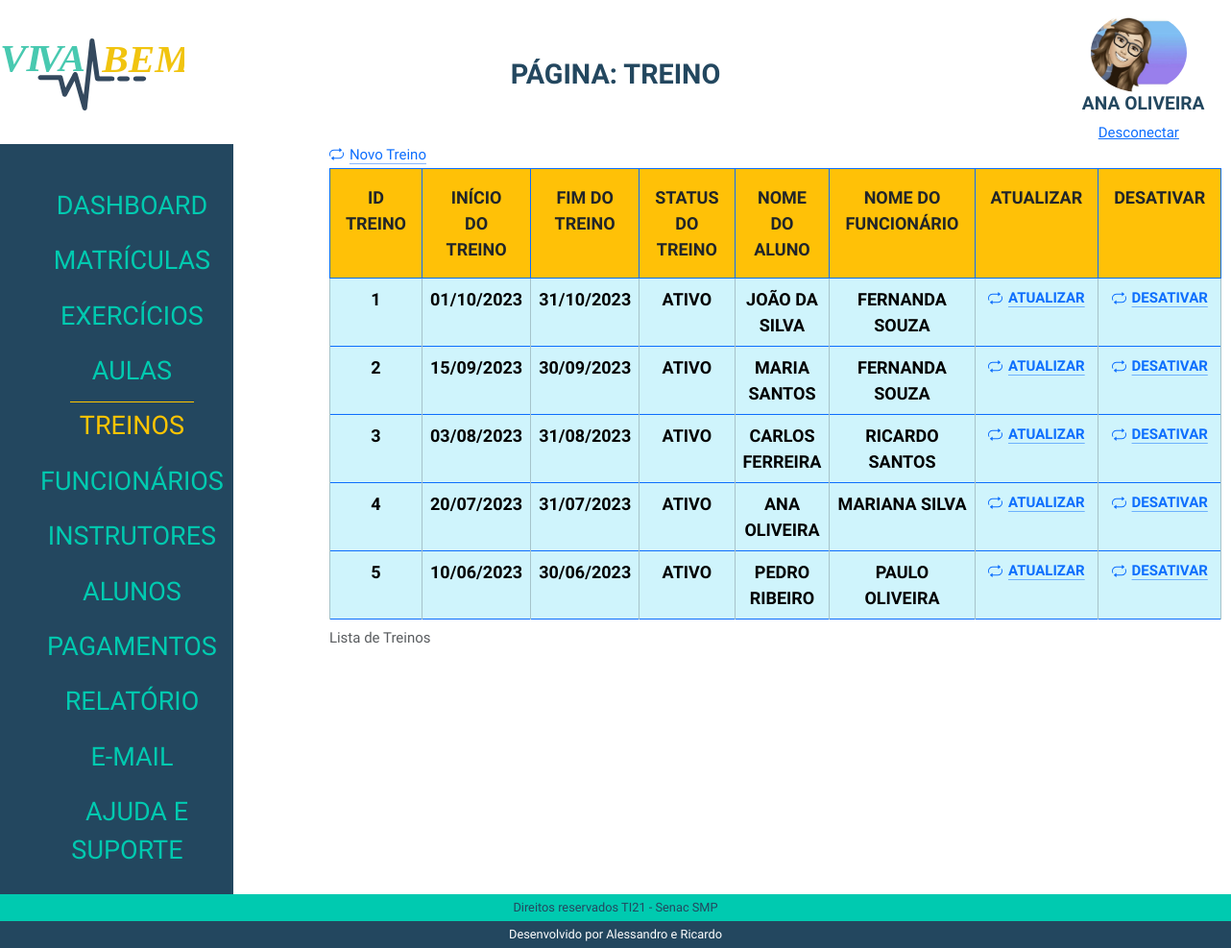
/admin/index.php?p=treino (signed in), run on the app's committed database.
### tables this page shows
CREATE TABLE `tblalunos` (
  `idAluno` int(11) NOT NULL,
  `nomeAluno` varchar(50) NOT NULL,
  `dataNascAluno` date NOT NULL,
  `emailAluno` varchar(80) NOT NULL,
  `senhaAluno` varchar(20) NOT NULL,
  `dataCadAluno` date NOT NULL,
  `statusAluno` varchar(10) NOT NULL,
  `fotoAluno` varchar(100) NOT NULL
);

CREATE TABLE `tbltreinos` (
  `idTreino` int(11) NOT NULL,
  `dataInicioTreino` date NOT NULL,
  `dataFimTreino` date NOT NULL,
  `statusTreino` varchar(10) NOT NULL,
  `idAluno` int(11) NOT NULL,
  `idFuncionario` int(11) NOT NULL
);

CREATE TABLE `tblfuncionarios` (
  `idFuncionario` int(11) NOT NULL,
  `nomeFuncionario` varchar(50) NOT NULL,
  `altFuncionario` varchar(50) NOT NULL,
  `dataNascFuncionario` date NOT NULL,
  `cargoFuncionario` varchar(20) NOT NULL,
  `especialidadeFuncionario` varchar(20) NOT NULL,
  `emailFuncionario` varchar(80) DEFAULT NULL,
  `senhaFuncionario` varchar(20) NOT NULL,
  `nivelFuncionario` varchar(15) NOT NULL,
  `telefoneFuncionario` varchar(14) NOT NULL,
  `dataAdmissaoFuncionario` date NOT NULL,
  `statusFuncionario` varchar(10) NOT NULL,
  `fotoFuncionario` varchar(100) DEFAULT NULL,
  `linkFaceFuncionario` varchar(150) NOT NULL,
  `linkInstaFuncionario` varchar(150) NOT NULL,
  `linklinkedinFuncionario` varchar(150) NOT NULL,
  `linkWhatsFuncionario` varchar(150) NOT NULL
);

### admin/class/aluno.php (called while the page is built, shortened)
<?php
class AlunoClass
{
    public $idAluno;
public function __construct($id = false)
{
    if ($id) {
        $this->idAluno = $id;
        $this->Carregar();
    }
}
public function Carregar()
{
    $query = "SELECT * FROM  tblalunos WHERE idAluno = " . $this->idAluno;
    $conn = Conexao::LigarConexao();
    $resultado = $conn->query($query);
    $lista = $resultado->fetchAll();
    foreach ($lista as $linha) {
        $this->nomeAluno = $linha['nomeAluno'];
        $this->fotoAluno = $linha['fotoAluno'];
    }
}
}

### admin/class/treino.php (called while the page is built, shortened)
<?php
class TreinoClass{
     public function listar(){
        $sql = "SELECT
        t.idTreino,
        t.dataInicioTreino,
        t.dataFimTreino,
        t.statusTreino,
        a.nomeAluno,
        f.nomeFuncionario
    FROM
        tbltreinos t
    INNER JOIN
        tblalunos a ON t.idAluno = a.idAluno
    INNER JOIN
        tblfuncionarios f ON t.idFuncionario = f.idFuncionario
    WHERE
        t.statusTreino = 'ATIVO'";
         try {
            $conn = Conexao::LigarConexao();
            $resultado = $conn->query($sql);
            $lista = $resultado->fetchAll();
            return $lista;
        } catch (PDOException $e) {
            echo "Erro na consulta: " . $e->getMessage();
            return false;
        }
    }
}

### admin/treino/listar.php (the view, shortened to what this page needs)
<?php
require_once('class/treino.php');
$treino = new TreinoClass();
$lista = $treino->listar();
?>
<div>
    <a class="icon-link icon-link-hover" style="--bs-icon-link-transform: translate3d(0, -.125rem, 0);" href="index.php?p=treino&t=cadastrar">
        Novo Treino
    </a>
</div>
<div class=" table-responsive">
    <table class="table table-bordered border-primary">
        <caption> Lista de Treinos</caption>
        <thead>
            <tr>
                <th class="p-3 mb-2 bg-warning text-dark">Id Treino</th>
                <th class="p-3 mb-2 bg-warning text-dark">Início do Treino</th>
                <th class="p-3 mb-2 bg-warning text-dark">Fim do Treino</th>
                <th class="p-3 mb-2 bg-warning text-dark">Status do Treino </th>
                <th class="p-3 mb-2 bg-warning text-dark">Nome do Aluno</th>
                <th class="p-3 mb-2 bg-warning text-dark">Nome do Funcionário</th>
                <th class="p-3 mb-2 bg-warning text-dark">Atualizar</th>
                <th class="p-3 mb-2 bg-warning text-dark">Desativar</th>
            </tr>
        </thead>
        <?php foreach ($lista as $linha) : ?>
            <tbody>
                <tr>
                    <td class="table-info"><?php echo $linha['idTreino'] ?></td>
                    <td class="table-info"><?php echo date('d/m/Y', strtotime($linha['dataInicioTreino'])) ?></td>
                    <td class="table-info"><?php echo date('d/m/Y', strtotime($linha['dataFimTreino'])) ?></td>
                    <td class="table-info"><?php echo $linha['statusTreino'] ?></td>
                    <td class="table-info"><?php echo $linha['nomeAluno'] ?></td>
                    <td class="table-info"><?php echo $linha['nomeFuncionario'] ?></td>
                    <td class="table-info"> <a class="icon-link icon-link-hover" style="--bs-icon-link-transform: translate3d(0, -.125rem, 0);" href="index.php?p=treino&t=atualizar&id=<?php echo $linha['idTreino'] ?>">
                            Atualizar
                        </a>
                    </td>
                    <td class="table-info"> <a class="icon-link icon-link-hover" style="--bs-icon-link-transform: translate3d(0, -.125rem, 0);" href="index.php?p=treino&t=desativar&id=<?php echo $linha['idTreino'] ?>" onclick="return confirmarDesativacao()" >
                            Desativar
                        </a>
                    </td>
                </tr>
            <?php endforeach ?>
            </tbody>
    </table>
</div

### admin/index.php (shortened to what this page needs)
<?php
if (isset($_SESSION['idAluno'])) {
    $tipoUsuario = 'aluno';
} elseif (isset($_SESSION['idFuncionario'])) {
    $id = $_SESSION['idFuncionario'];
    $tipoUsuario = 'funcionario';
} else {
    header("location: http://localhost/Projeto-Academia-Viva-Bem-Senac/admin/loginAdmin.php");
    exit;
}
$pagina = @$_GET['p'];
require_once('class/aluno.php');
require_once('class/funcionario.php');
if ($tipoUsuario === 'aluno') {
    $aluno = new AlunoClass($id);
    $usuario = $aluno;
} elseif ($tipoUsuario === 'funcionario') {
    $funcionario = new FuncionarioClass($id);
    $usuario = $funcionario;
}
?>
<!DOCTYPE html>
<html lang="pt-BR">
<head>
    <link rel="stylesheet" href="./css/reset.css">
    <link href="path/to/lightbox.css" rel="stylesheet" />
    <link href="https://cdn.jsdelivr.net/npm/bootstrap@5.3.2/dist/css/bootstrap.min.css" rel="stylesheet">
    <link rel="stylesheet" href="./css/estilo.css">
</head>
<body>
    <header class="topo">
        <h1>
            <img src="./img/logoVivaBem.svg" alt="Logo Viva Bem">
        </h1>
        <?php
        if ($pagina == '') {
            echo '<h2>Dashboard</h2>';
        } else {
            echo ('<h2>Página: ' . $pagina . '</h2>');
        }
        ?>
         <div class="identUser">
            <img src="../img/<?php echo $usuario->fotoAluno ?? $usuario->fotoFuncionario; ?>" alt="User">
            <h2><?php echo $usuario->nomeAluno ?? $usuario->nomeFuncionario; ?></h2>
            <a href="desconectar.php">Desconectar</a>
        </div>
    </header>
    <main>
        <div class="menu">
            <nav>
                <ul>
                    <li><a href="index.php?p=dashboard" class="<?php echo (($pagina == 'dashboard') ||  (@$pagina == '')) ? 'menuAtivo' : ''; ?>"> Dashboard </a></li>
                    <li><a href="index.php?p=matriculas" class="<?php echo ($pagina == 'matriculas') ? 'menuAtivo' : ''; ?>"> Matrículas </a></li>
                    <li><a href="index.php?p=exercicios" class="<?php echo ($pagina == 'exercicios') ? 'menuAtivo' : ''; ?>"> Exercícios </a></li>
                    <li><a href="index.php?p=aulas" class="<?php echo ($pagina == 'aulas') ? 'menuAtivo' : ''; ?>"> Aulas </a></li>
                    <li><a href="index.php?p=treino" class="<?php echo ($pagina == 'treino') ? 'menuAtivo' : ''; ?>"> Treinos </a></li>
                    <li><a href="index.php?p=funcionarios" class="<?php echo ($pagina == 'funcionarios') ? 'menuAtivo' : ''; ?>"> Funcionários </a></li>
                    <li><a href="index.php?p=instrutores" class="<?php echo ($pagina == 'instrutores') ? 'menuAtivo' : ''; ?>"> Instrutores </a></li>
                    <li><a href="index.php?p=aluno" class="<?php echo ($pagina == 'aluno') ? 'menuAtivo' : ''; ?>"> Alunos </a></li>
                    <li><a href="index.php?p=pagamento" class="<?php echo ($pagina == 'pagamento') ? 'menuAtivo' : ''; ?>"> Pagamentos </a></li>
                    <li><a href="index.php?p=relatorio" class="<?php echo ($pagina == 'relatorio') ? 'menuAtivo' : ''; ?>"> Relatório </a></li>
                    <li><a href="index.php?p=contato" class="<?php echo ($pagina == 'contato') ? 'menuAtivo' : ''; ?>"> E-mail </a></li>
                    <li><a href="index.php?p=ajuda" class="<?php echo ($pagina == 'ajuda') ? 'menuAtivo' : ''; ?>"> Ajuda e Suporte </a></li>
                </ul>
            </nav>
        </div>
        <div class="box">
            <?php
            switch ($pagina) {
                case 'treino':
                    require_once('treino/treino.php');
                    break;
            }
            ?>
        </div>
    </main>
    <footer class="rodape">
        <h2>Direitos reservados TI21 - Senac SMP</h2>
        <h2>Desenvolvido por Alessandro e Ricardo</h2>
    </footer>
</body>
</html>

### admin/treino/treino.php
<?php
$pagina = @$_GET['t'];
if($pagina == NULL) {
    require_once('listar.php');
}else{
    if($pagina == 'cadastrar')  {require_once('cadastrar.php');}
    if($pagina == 'atualizar')  {require_once('atualizar.php');}
    if($pagina == 'desativar') {require_once('desativar.php');}
}

### admin/css/estilo.css (style rules this page uses)
*, a, h1, h2, h3, h4 { font-family: 'Josefin Sans', sans-serif; font-size: 15px; }
body { display: flex; flex-direction: column; height: 100vh; width: 100%; }
.topo { display: flex; justify-content: space-between; margin-top: 1%; align-items: center; }
.topo h1 { text-align: center; width: 15%; }
.identUser { width: 100%; }
.identUser img { max-width: 100px; max-height: 90px; object-fit: cover; border-radius: 50%; }
.topo h2 { font-size: 1.8em; text-transform: uppercase; color: #23475f; font-weight: bold; }
.topo div { display: flex; flex-direction: column; align-items: center; width: 15%; }
.topo div img { width: 75%; }
.topo div h2 { margin-left: 5%; font-size: 1.2em; }
main { flex: 1; display: flex; }
.menu { background-color: #23475f; text-align: center; display: flex; }
.menu nav { margin-top: 15%; }
.menu nav ul li { padding: 4% 0; }
.menu nav ul li a { text-decoration: none; color: #00cab0; font-size: 1.8em; text-transform: uppercase; padding: 4% 10px; }
.menuAtivo { color: #ffc500 !important; border-top: solid 1px #ffc500; }
.box { margin: 0 100px; }
.rodape { text-align: center; }
.rodape h2 { font-size: .8em; margin-bottom: 0; }
.rodape h2:nth-child(1) { background: #00cab0; padding: .5% 0; color: #23475f; }
.rodape h2:nth-child(2) { background: #23475f; padding: .5% 0; color: #fff; }
.table-info, .text-dark { font-size: 1.2em; text-align: center; font-weight: bold; text-transform: uppercase; }

### data on the page
tblalunos: fotoAluno (picture), nomeAluno "ANA OLIVEIRA"
tbltreinos: idTreino "1", dataInicioTreino "01/10/2023", dataFimTreino "31/10/2023", statusTreino "ATIVO", idAluno.nomeAluno "JOÃO DA SILVA", idFuncionario.nomeFuncionario "FERNANDA SOUZA"
tbltreinos: idTreino "2", dataInicioTreino "15/09/2023", dataFimTreino "30/09/2023", statusTreino "ATIVO", idAluno.nomeAluno "MARIA SANTOS", idFuncionario.nomeFuncionario "FERNANDA SOUZA"
tbltreinos: idTreino "3", dataInicioTreino "03/08/2023", dataFimTreino "31/08/2023", statusTreino "ATIVO", idAluno.nomeAluno "CARLOS FERREIRA", idFuncionario.nomeFuncionario "RICARDO SANTOS"
tbltreinos: idTreino "4", dataInicioTreino "20/07/2023", dataFimTreino "31/07/2023", statusTreino "ATIVO", idAluno.nomeAluno "ANA OLIVEIRA", idFuncionario.nomeFuncionario "MARIANA SILVA"
tbltreinos: idTreino "5", dataInicioTreino "10/06/2023", dataFimTreino "30/06/2023", statusTreino "ATIVO", idAluno.nomeAluno "PEDRO RIBEIRO", idFuncionario.nomeFuncionario "PAULO OLIVEIRA"

### other printed values
$pagina "TREINO"
